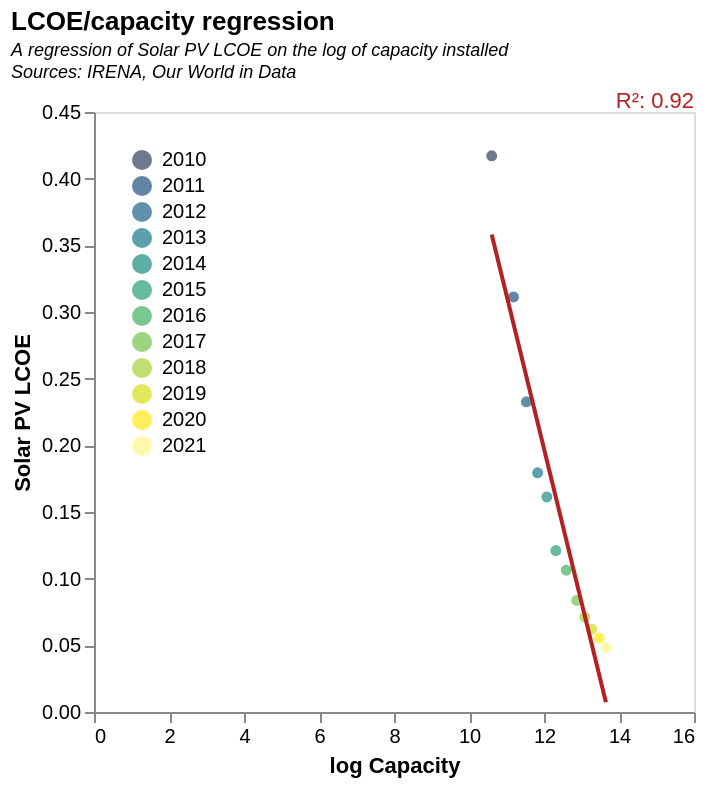

Here is the Vega-Lite specification saved for this chart:
### Vega-Lite specification from a JSON file in a GitHub repository (floating-point values rounded to 4 significant figures)
{"$schema": "https://vega.github.io/schema/vega-lite/v5.json", "title": {"text": "LCOE/capacity regression", "subtitle": ["A regression of Solar PV LCOE on the log of capacity installed", "Sources: IRENA, Our World in Data"], "subtitleFontSize": 9, "subtitleFontStyle": "italic", "anchor": "start"}, "data": {"values": [{"": "0", "Year": "2010", "Hydropower": "1025434.392", "Onshore wind energy": "177810.947", "Offshore wind energy": "3055.35", "Solar photovoltaic": "40337.81", "Concentrated solar power": "1265.82", "Bioenergy": "65593.861", "Geothermal": "10235.165", "Bioenergy levelized cost of energy": "0.07818927", "Geothermal levelized cost of energy": "0.05044529", "Offshore wind levelized cost of energy": "0.18785676", "Solar photovoltaic levelized cost of energy": "0.41714868", "Concentrated solar power levelized cost of energy": "0.3580038", "Hydropower levelized cost of energy": "0.038882706", "Onshore wind levelized cost of energy": "0.102061465", "log_solar-cost": "1.5176281371131937", "log_solar": "10.605044521487178"}, {"": "1", "Year": "2011", "Hydropower": "1056907.82", "Onshore wind energy": "216344.815", "Offshore wind energy": "3775.81", "Solar photovoltaic": "72215.973", "Concentrated solar power": "1704.52", "Bioenergy": "71832.048", "Geothermal": "10375.965", "Bioenergy levelized cost of energy": "0.056684334", "Geothermal levelized cost of energy": "", "Offshore wind levelized cost of energy": "0.19754878", "Solar photovoltaic levelized cost of energy": "0.31129825", "Concentrated solar power levelized cost of energy": "0.34665465", "Hydropower levelized cost of energy": "0.03656066", "Onshore wind levelized cost of energy": "0.09648669", "log_solar-cost": "1.3651963302785057", "log_solar": "11.187416533099556"}, {"": "2", "Year": "2012", "Hydropower": "1090156.228", "Onshore wind energy": "261582.869", "Offshore wind energy": "5333.95", "Solar photovoltaic": "101746.325", "Concentrated solar power": "2566.52", "Bioenergy": "76918.652", "Geothermal": "10748.065", "Bioenergy levelized cost of energy": "0.06187914", "Geothermal levelized cost of energy": "0.08569454", "Offshore wind levelized cost of energy": "0.16660058", "Solar photovoltaic levelized cost of energy": "0.23263325", "Concentrated solar power levelized cost of energy": "0.3375742", "Hydropower levelized cost of energy": "0.038037654", "Onshore wind levelized cost of energy": "0.08839028", "log_solar-cost": "1.2619185858080058", "log_solar": "11.530237984716456"}, {"": "3", "Year": "2013", "Hydropower": "1137117.021", "Onshore wind energy": "292667.092", "Offshore wind energy": "7171.25", "Solar photovoltaic": "137227.964", "Concentrated solar power": "3941.933", "Bioenergy": "84412.695", "Geothermal": "10988.865", "Bioenergy levelized cost of energy": "0.08219819", "Geothermal levelized cost of energy": "0.06411118", "Offshore wind levelized cost of energy": "0.16666164", "Solar photovoltaic levelized cost of energy": "0.1794014", "Concentrated solar power levelized cost of energy": "0.24888833", "Hydropower levelized cost of energy": "0.042512473", "Onshore wind levelized cost of energy": "0.08920628", "log_solar-cost": "1.1965009232600892", "log_solar": "11.829398792747584"}, {"": "4", "Year": "2014", "Hydropower": "1175547.927", "Onshore wind energy": "340814.044", "Offshore wind energy": "8491.77", "Solar photovoltaic": "175617.173", "Concentrated solar power": "4598.933", "Bioenergy": "90484.375", "Geothermal": "11429.415", "Bioenergy levelized cost of energy": "0.08237512", "Geothermal levelized cost of energy": "0.06533503", "Offshore wind levelized cost of energy": "0.17219925", "Solar photovoltaic levelized cost of energy": "0.16125813", "Concentrated solar power levelized cost of energy": "0.21637706", "Hydropower levelized cost of energy": "0.042456634", "Onshore wind levelized cost of energy": "0.080203146", "log_solar-cost": "1.174988229383513", "log_solar": "12.076061751528986"}, {"": "5", "Year": "2015", "Hydropower": "1210201.798", "Onshore wind energy": "404451.601", "Offshore wind energy": "11717.57", "Solar photovoltaic": "223203.629", "Concentrated solar power": "4850.043", "Bioenergy": "96257.066", "Geothermal": "12091.425", "Bioenergy levelized cost of energy": "0.07277113", "Geothermal levelized cost of energy": "0.05884901", "Offshore wind levelized cost of energy": "0.14052741", "Solar photovoltaic levelized cost of energy": "0.12107989", "Concentrated solar power levelized cost of energy": "0.223889", "Hydropower levelized cost of energy": "0.036572017", "Onshore wind levelized cost of energy": "0.068961546", "log_solar-cost": "1.1287150818133636", "log_solar": "12.31583976831769"}, {"": "6", "Year": "2016", "Hydropower": "1245460.4", "Onshore wind energy": "452524.173", "Offshore wind energy": "14341.85", "Solar photovoltaic": "295228.957", "Concentrated solar power": "4970.043", "Bioenergy": "105209.275", "Geothermal": "12411.334", "Bioenergy levelized cost of energy": "0.071178205", "Geothermal levelized cost of energy": "0.06780182", "Offshore wind levelized cost of energy": "0.11632308", "Solar photovoltaic levelized cost of energy": "0.106340416", "Concentrated solar power levelized cost of energy": "0.24726917", "Hydropower levelized cost of energy": "0.04838911", "Onshore wind levelized cost of energy": "0.06385536", "log_solar-cost": "1.112200422890411", "log_solar": "12.595506459716097"}, {"": "7", "Year": "2017", "Hydropower": "1270469.91", "Onshore wind energy": "495359.5", "Offshore wind energy": "18836.75", "Solar photovoltaic": "390203.6141", "Concentrated solar power": "5069.113", "Bioenergy": "110811.03", "Geothermal": "13030.773", "Bioenergy levelized cost of energy": "0.07107003", "Geothermal levelized cost of energy": "0.07091718", "Offshore wind levelized cost of energy": "0.10615218", "Solar photovoltaic levelized cost of energy": "0.083659746", "Concentrated solar power levelized cost of energy": "0.20621318", "Hydropower levelized cost of energy": "0.05072171", "Onshore wind levelized cost of energy": "0.05995916", "log_solar-cost": "1.0872588866789648", "log_solar": "12.874423969301498"}, {"": "8", "Year": "2018", "Hydropower": "1293203.746", "Onshore wind energy": "540726.356", "Offshore wind energy": "23589.6", "Solar photovoltaic": "482990.3126", "Concentrated solar power": "5810.934", "Bioenergy": "117993.89", "Geothermal": "13477.021", "Bioenergy levelized cost of energy": "0.055360332", "Geothermal levelized cost of energy": "0.06758344", "Offshore wind levelized cost of energy": "0.10004871", "Solar photovoltaic levelized cost of energy": "0.07113868", "Concentrated solar power levelized cost of energy": "0.14910279", "Hydropower levelized cost of energy": "0.039836742", "Onshore wind levelized cost of energy": "0.05087996", "log_solar-cost": "1.0737301204368717", "log_solar": "13.087751875704793"}, {"": "9", "Year": "2019", "Hydropower": "1311570.859", "Onshore wind energy": "592780.904", "Offshore wind energy": "28302.3", "Solar photovoltaic": "584623.1626", "Concentrated solar power": "6376.884", "Bioenergy": "123812.523", "Geothermal": "14095.061", "Bioenergy levelized cost of energy": "0.06393309", "Geothermal levelized cost of energy": "0.067305215", "Offshore wind levelized cost of energy": "0.08638764", "Solar photovoltaic levelized cost of energy": "0.062119152", "Concentrated solar power levelized cost of energy": "0.21183106", "Hydropower levelized cost of energy": "0.041408572", "Onshore wind levelized cost of energy": "0.044592004", "log_solar-cost": "1.0640891255222753", "log_solar": "13.278722752153888"}, {"": "10", "Year": "2020", "Hydropower": "1335495.792", "Onshore wind energy": "697265.503", "Offshore wind energy": "34357.65", "Solar photovoltaic": "710700.2416", "Concentrated solar power": "6510.684", "Bioenergy": "132870.774", "Geothermal": "14437.561", "Bioenergy levelized cost of energy": "0.07247308", "Geothermal levelized cost of energy": "0.054264043", "Offshore wind levelized cost of energy": "0.08626575", "Solar photovoltaic levelized cost of energy": "0.055443965", "Concentrated solar power levelized cost of energy": "0.10665299", "Hydropower levelized cost of energy": "0.045965873", "Onshore wind levelized cost of energy": "0.03713682", "log_solar-cost": "1.057009785869577", "log_solar": "13.474006018761461"}, {"": "11", "Year": "2021", "Hydropower": "1360502.05", "Onshore wind energy": "769227.387", "Offshore wind energy": "54256.98", "Solar photovoltaic": "848404.5486", "Concentrated solar power": "6390.554", "Bioenergy": "143194.631", "Geothermal": "15959.561", "Bioenergy levelized cost of energy": "0.067342535", "Geothermal levelized cost of energy": "0.06761599", "Offshore wind levelized cost of energy": "0.07516697", "Solar photovoltaic levelized cost of energy": "0.04834554", "Concentrated solar power levelized cost of energy": "0.11424175", "Hydropower levelized cost of energy": "0.04829987", "Onshore wind levelized cost of energy": "0.033123367", "log_solar-cost": "1.0495332483943083", "log_solar": "13.65111286304443"}]}, "layer": [{"mark": {"type": "point", "filled": true}, "encoding": {"x": {"field": "log_solar", "type": "quantitative"}, "y": {"field": "Solar photovoltaic levelized cost of energy", "type": "quantitative"}, "color": {"field": "Year", "type": "nominal", "scale": {"scheme": "darkmulti"}, "legend": {"orient": "top-left", "title": null}}, "tooltip": [{"field": "Solar photovoltaic levelized cost of energy", "title": "LCOE"}, {"field": "log_solar"}, {"field": "Year"}]}}, {"mark": {"type": "line", "color": "firebrick"}, "transform": [{"regression": "Solar photovoltaic levelized cost of energy", "on": "log_solar"}], "encoding": {"x": {"field": "log_solar", "type": "quantitative", "scale": {"domain": [10, 15]}, "title": "log Capacity", "axis": {"grid": false}}, "y": {"field": "Solar photovoltaic levelized cost of energy", "type": "quantitative", "title": "Solar PV LCOE", "axis": {"grid": false}}}}, {"transform": [{"regression": "Solar photovoltaic levelized cost of energy", "on": "log_solar", "params": true}, {"calculate": "'R²: '+format(datum.rSquared, '.2f')", "as": "R2"}], "mark": {"type": "text", "color": "firebrick", "x": "width", "align": "right", "y": -5}, "encoding": {"text": {"type": "nominal", "field": "R2"}}}]}
